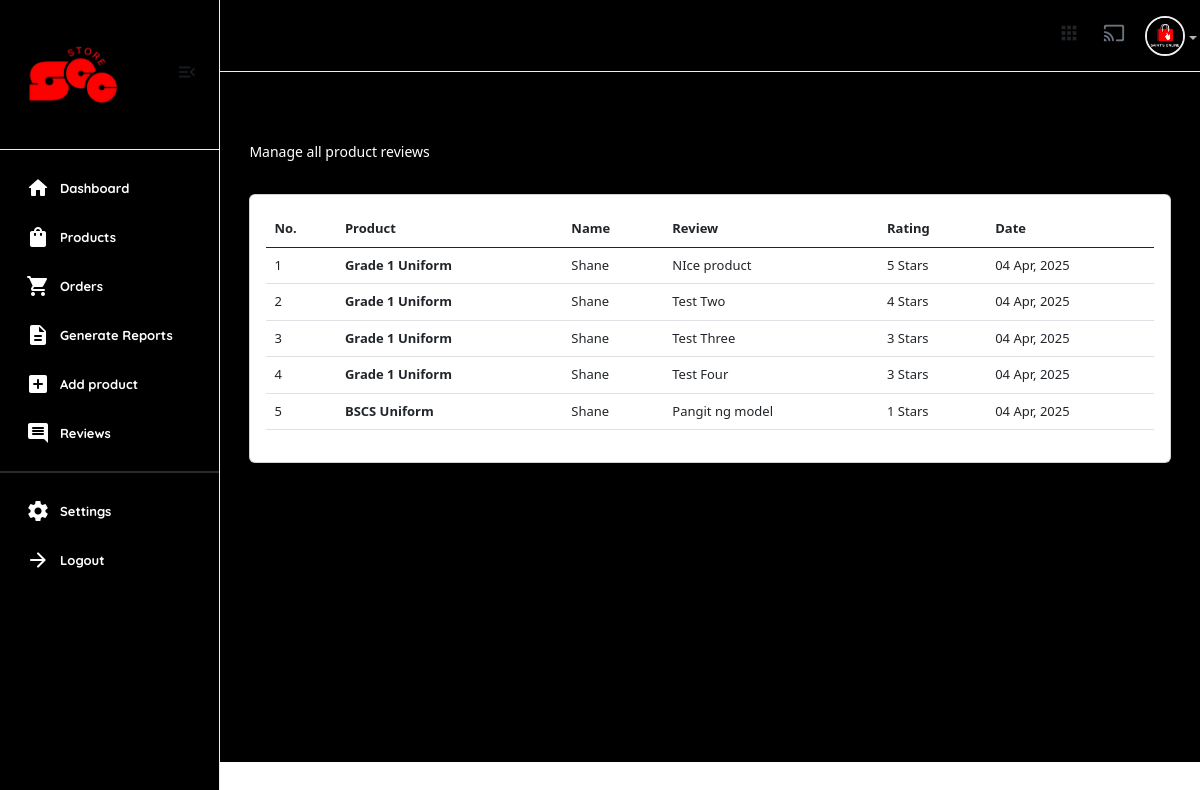
The page /useradmin/reviews/ (signed in) on the database as committed earlier.
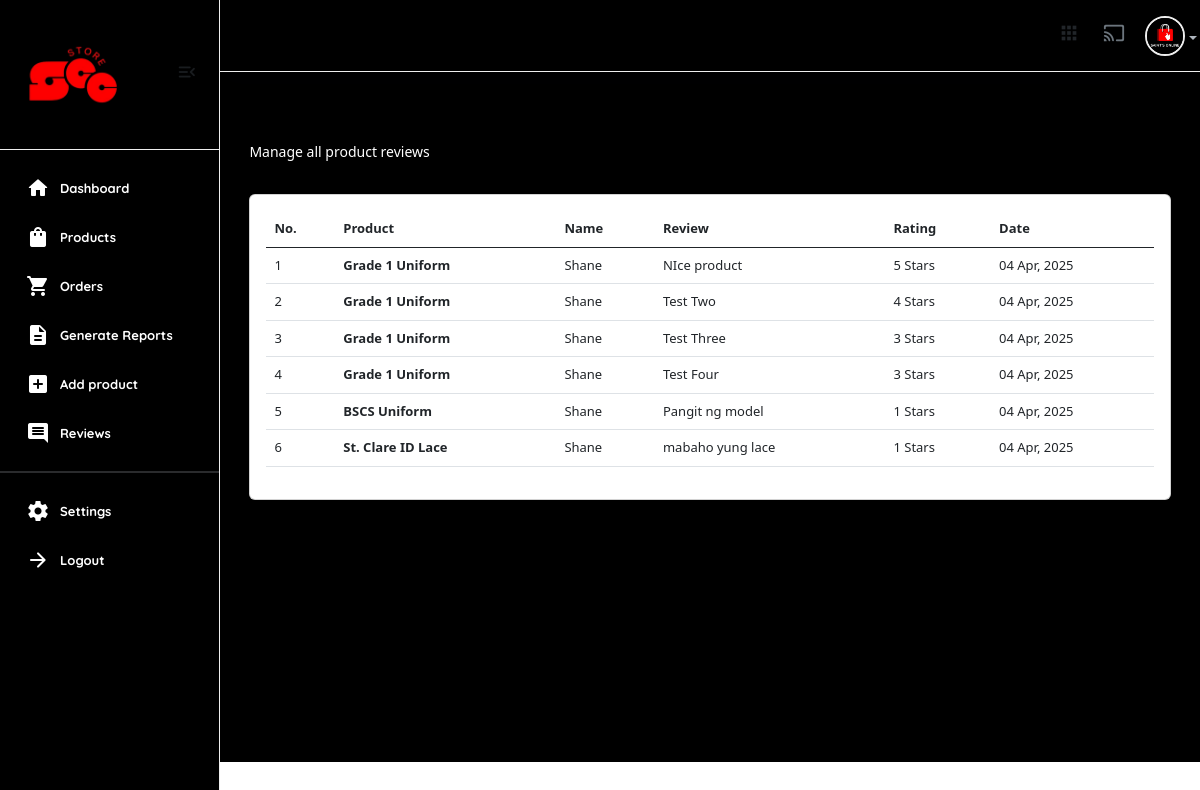
The same page on the database as committed later.
### core/models.py (models this page shows, shortened)
class ProductReview(models.Model):
    user = models.ForeignKey(User, on_delete=models.SET_NULL, null=True)
    product = models.ForeignKey(Product, on_delete=models.SET_NULL, null=True, related_name="reviews")
    review = models.TextField()
    rating = models.IntegerField(choices=RATING, default=None)
    date =  models.DateField(auto_now_add=True)
    class Meta:
        verbose_name_plural = "Product Reviews"

class Product(models.Model):
    pid = ShortUUIDField(unique=True, length=10, max_length=20, alphabet="abcdefgh12345")
    user = models.ForeignKey(User, on_delete=models.SET_NULL, null=True)
    category = models.ForeignKey(Category, on_delete=models.SET_NULL, null=True, related_name="category")
    vendor = models.ForeignKey(Vendor, on_delete=models.SET_NULL, null=True, related_name="product")
    title = models.CharField(max_length=100, default="Fresh Pear")
    image = models.ImageField(upload_to=user_directory_path, default="product.jpg")
    description = models.TextField(null=True, blank=True, default="This is the product")
    price = models.DecimalField(max_digits=12, decimal_places=2, default="0.00")
    old_price = models.DecimalField(max_digits=12, decimal_places=2, default="2.99", blank=True)
    vat = models.DecimalField(max_digits=12, decimal_places=2, default="0.00")
    cost = models.DecimalField(max_digits=12, decimal_places=2, default="0.00")
    specifications = models.TextField(null=True, blank=True)
    type = models.CharField(max_length=100, default="What is the product type?", null=True, blank=True)
    stock_count = models.IntegerField(default=0, null=True, blank=True)
    life = models.CharField(max_length=100, default="item life spand?", null=True, blank=True)
    mfd = models.DateField(auto_now_add=False, null=True, blank=True)
    tags = models.ManyToManyField(ProductTag, blank=True, related_name="products")
    product_status = models.CharField(choices=STATUS, max_length=100, default="In Review")
    status = models.BooleanField(default=True)
    in_stock = models.BooleanField(default=True)
    featured = models.BooleanField(default=True)
    digital = models.BooleanField(default=False)
    sku = ShortUUIDField(unique=True, length=4, max_length=10, prefix="sku", alphabet="abcdefgh")
    date = models.DateField(auto_now_add=True)
    updated = models.DateField(auto_now=True)
    class Meta:
        verbose_name_plural = "Product"

### userauths/models.py (models this page shows, shortened)
class User(AbstractUser):
    email = models.EmailField(unique=True)
    username = models.CharField(max_length=100)
    bio = models.CharField(max_length=100)
    password = models.CharField(max_length=255)
    avatar = models.ImageField(upload_to='image/')
    USERNAME_FIELD = "email"
    REQUIRED_FIELDS = ['username']

### useradmin/views.py (the view)
# urls.py: path("reviews/", views.reviews, name="reviews"),
@user_passes_test(is_admin)
def reviews(request):
    reviews = ProductReview.objects.all()
    context = {
        'reviews':reviews,
    }
    return render(request, "useradmin/reviews.html", context)

### core/context_processor.py (called while the page is built)
def default(request):
    categories = Category.objects.all()
    vendors = Vendor.objects.all()
    min_max_price = Product.objects.aggregate(Min("price"), Max("price"))
    try:
        address = Address.objects.get(user=request.user)
    except:
        address = None
    return {
        'categories': categories,
        'address':address,
        'vendors': vendors,
        'min_max_price':min_max_price
    }

### useradmin/views.py (called while the page is built)
def is_admin(user):
    return user.groups.filter(name='Staff').exists()

### templates/useradmin/reviews.html
{% extends 'useradmin/base.html' %}
{% load static %}
{% load humanize %}
{% block content %}
<section class="content-main">
    <div class="content-header">
        <div>
            <h2 class="content-title card-title" style="color:rgb(255, 255, 255);">Reviews</h2>
            <p>Manage all product reviews</p>
        </div>
    </div>
    <div class="card mb-4">
        <div class="card-body">
            <div class="table-responsive">
                <table class="table table-hover">
                    <thead>
                        <tr>
                            <th>No.</th>
                            <th>Product</th>
                            <th>Name</th>
                            <th>Review</th>
                            <th>Rating</th>
                            <th>Date</th>
                        </tr>
                    </thead>
                    <tbody>
                        {% for r in reviews %}
                            <tr>
                                <td>{{forloop.counter}}</td>
                                <td><b>{{r.product.title}}</b></td>
                                <td>{{r.user.username|title}}</td>
                                <td>{{r.review}}</td>
                                <td>{{r.rating}} Stars</td>
                                <td>{{r.date|date:"m M, Y"}}</td>
                            </tr>
                        {% endfor %}
                    </tbody>
                </table>
            </div>
        </div>
    </div>
</section>
{% endblock content %}

Rows that differ between the two databases and show on the page:
added ProductReview: product "St. Clare ID Lace", user.username "Shane", review "mabaho yung lace", rating "1", date "04 Apr, 2025"
